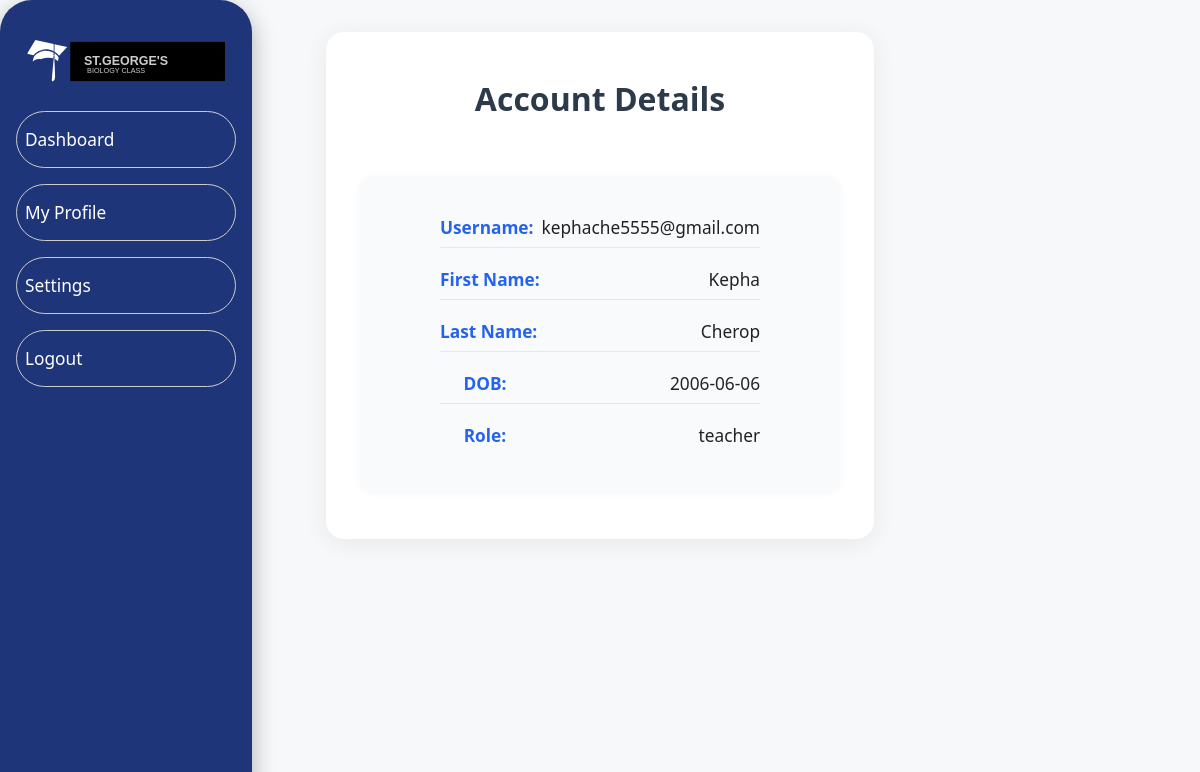
/accountDetails (signed in), run on the app's committed database.
### website/models.py (models this page shows)
class User(db.Model, UserMixin):
    __tablename__ = 'users'
    id=db.Column(db.Integer, primary_key=True)
    username = db.Column(db.String(150), unique = True) #email for username
    password=db.Column(db.String(150))
    first_name = db.Column(db.String(150))
    last_name = db.Column(db.String(150))
    DOB =  db.Column(db.String(150))
    has_paid = db.Column(db.Boolean, default=False)
    user_type = db.Column(db.String(50))
    level = db.Column(db.String(50))  # 'Advanced' or 'Lower'
    student_level = db.Column(db.String(50))  # 'lower_secondary' or 'advanced'

### website/views.py (the view)
@views.route('/accountDetails')
@login_required
def account_details():
    return render_template("accountDetails.html", user=current_user)

### website/__init__.py (called while the page is built)
def create_app():
    app = Flask(__name__)
    app.config['SECRET_KEY'] = 'gvfvsvf'
    app.config["SQLALCHEMY_DATABASE_URI"]= f"sqlite:///{DB_NAME}"
    db.init_app(app)
    from .views import views
    from .auth import auth
    app.register_blueprint(views, url_prefix='/')
    app.register_blueprint(auth, url_prefix='/')
    from .models import User
    create_database(app)
    login_manager = LoginManager()
    login_manager.login_view = 'auth.login'
    login_manager.init_app(app)
    @login_manager.user_loader
    def load_user(id):
        return User.query.get(int(id))
    return app

### website/templates/accountDetails.html (shortened to what this page needs)
<!DOCTYPE html>
<html lang="en">
<head>
    <link rel="stylesheet" href="{{ url_for('static', filename='css/base.css') }}">
    <link rel="stylesheet" href="{{ url_for('static', filename='css/accountDetails.css') }}">
</head>
    <body>
        {% include 'sidebar.html' %}
        <a href="{{ url_for('views.home') }}" class="back-button">Back</a>
        <main>
            <h1>Account Details</h1>
            <div class="card">
                <ul>
                    <li>
                        <span>Username:</span>{{ user.username }}
                    </li>
                    <li>
                        <span>First Name:</span>{{ user.first_name }}</li>
                    <li>
                        <span>Last Name:</span>{{ user.last_name }}
                    </li>
                    <li>
                        <span>DOB:</span>{{ user.DOB }}
                    </li>
                    <li>
                        <span>Role:</span>{{ user.user_type }}
                    </li>
                </ul>
            </div>
        </main>
    </body>
</html>

### website/static/css/base.css (style rules this page uses)
body { background: #f5f7fa; padding: 1rem; font-family: Helvetica, sans-serif; font-size: 1.15rem; }
a { text-decoration: none; }
main { width: 80%; margin-left: 14rem; display: flex; flex-direction: column; align-items: center; justify-content: center; }
.card { width: 30rem; min-height: 16rem; margin: 2rem; border-radius: 1.5rem; padding: 1.5rem; box-sizing: border-box; background-color: rgba(255, 255, 255, 0.79); box-shadow: 0px 6px 20px rgba(0, 0, 0, 0.3); transition: transform 0.5s ease-in-out; display: flex; flex-direction: column; justify-content: center; align-items: center; text-align: center; }
.back-button { width: 7.8rem; text-align: center; position: fixed; bottom: 3.5rem; left: 2.5rem; background-color: #1f3579; padding: 1rem 2rem; border: 1px solid #ccc; border-radius: 2rem; text-decoration: none; color: white; transition: background 0.5s, color 0.5s; }

### website/static/css/accountDetails.css (style rules this page uses)
ul { list-style-type: none; padding: 0; font-size: 1.25rem; }
li { margin: 1.25rem 0; }
li span { font-weight: bold; margin-right: 0.5rem; }

### website/templates/accountDetails.html (style rules this page uses)
body { font-family: 'Segoe UI', Arial, sans-serif; background: #f6f8fa; margin: 0; padding: 0; color: #222; }
main { max-width: 500px; margin: 2rem auto; padding: 1.5rem; background: #fff; border-radius: 18px; box-shadow: 0 4px 24px rgba(0,0,0,0.07); }
h1 { color: #2d3a4a; margin-bottom: 1.5rem; font-size: 2rem; text-align: center; }
.card { background: #f9fafb; border-radius: 12px; box-shadow: 0 2px 8px rgba(0,0,0,0.04); padding: 1.2rem 1.5rem; margin-bottom: 1.5rem; }
ul { list-style: none; padding: 0; margin: 0; }
li { margin-bottom: 1.1rem; font-size: 1.08rem; display: flex; justify-content: space-between; align-items: center; border-bottom: 1px solid #e5e7eb; padding-bottom: 0.5rem; }
li:last-child { border-bottom: none; }
span { font-weight: 600; color: #2563eb; margin-right: 0.7rem; min-width: 90px; display: inline-block; }
.back-button { display: inline-block; margin: 1rem 0 0 1rem; padding: 0.5rem 1.2rem; background: #2563eb; color: #fff; border-radius: 6px; font-weight: 500; box-shadow: 0 2px 8px rgba(37,99,235,0.08); transition: background 0.2s; text-decoration: none; }

### data on the page
User: username "kephache5555@gmail.com", first_name "Kepha", last_name "Cherop", DOB "2006-06-06", user_type "teacher"
